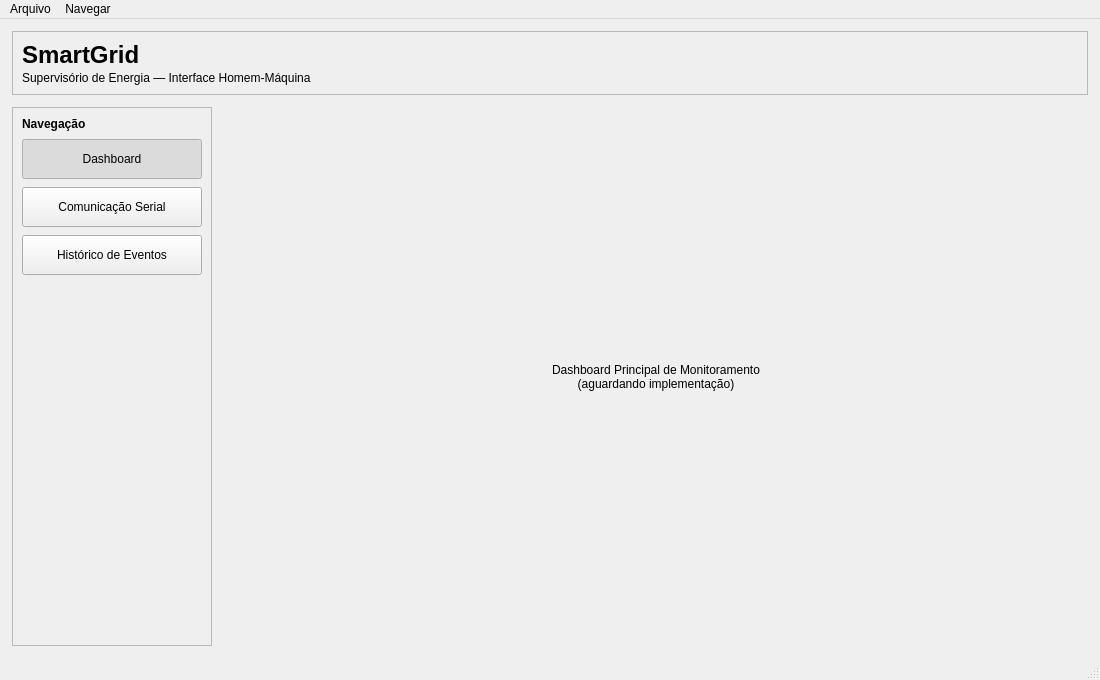
<?xml version="1.0" encoding="UTF-8"?>
<ui version="4.0">
 <class>MainWindow</class>
 <widget class="QMainWindow" name="MainWindow">
  <property name="geometry">
   <rect>
    <x>0</x>
    <y>0</y>
    <width>1100</width>
    <height>680</height>
   </rect>
  </property>
  <property name="minimumSize">
   <size>
    <width>900</width>
    <height>560</height>
   </size>
  </property>
  <property name="windowTitle">
   <string>SmartGrid — Supervisório de Energia</string>
  </property>
  <widget class="QWidget" name="centralwidget">
   <layout class="QVBoxLayout" name="layoutPrincipal">
    <property name="spacing">
     <number>12</number>
    </property>
    <property name="leftMargin">
     <number>12</number>
    </property>
    <property name="topMargin">
     <number>12</number>
    </property>
    <property name="rightMargin">
     <number>12</number>
    </property>
    <property name="bottomMargin">
     <number>12</number>
    </property>
    <item>
     <widget class="QFrame" name="frameCabecalho">
      <property name="frameShape">
       <enum>QFrame::Shape::StyledPanel</enum>
      </property>
      <property name="frameShadow">
       <enum>QFrame::Shadow::Raised</enum>
      </property>
      <layout class="QVBoxLayout" name="layoutCabecalho">
       <property name="spacing">
        <number>2</number>
       </property>
       <item>
        <widget class="QLabel" name="labelTitulo">
         <property name="font">
          <font>
           <pointsize>18</pointsize>
           <bold>true</bold>
          </font>
         </property>
         <property name="text">
          <string>SmartGrid</string>
         </property>
        </widget>
       </item>
       <item>
        <widget class="QLabel" name="labelSubtitulo">
         <property name="text">
          <string>Supervisório de Energia — Interface Homem-Máquina</string>
         </property>
        </widget>
       </item>
      </layout>
     </widget>
    </item>
    <item>
     <layout class="QHBoxLayout" name="layoutConteudo">
      <property name="spacing">
       <number>12</number>
      </property>
      <item>
       <widget class="QFrame" name="frameNavegacao">
        <property name="minimumSize">
         <size>
          <width>200</width>
          <height>0</height>
         </size>
        </property>
        <property name="maximumSize">
         <size>
          <width>220</width>
          <height>16777215</height>
         </size>
        </property>
        <property name="frameShape">
         <enum>QFrame::Shape::StyledPanel</enum>
        </property>
        <property name="frameShadow">
         <enum>QFrame::Shadow::Raised</enum>
        </property>
        <layout class="QVBoxLayout" name="layoutNavegacao">
         <property name="spacing">
          <number>8</number>
         </property>
         <item>
          <widget class="QLabel" name="labelNavegacao">
           <property name="font">
            <font>
             <bold>true</bold>
            </font>
           </property>
           <property name="text">
            <string>Navegação</string>
           </property>
          </widget>
         </item>
         <item>
          <widget class="QPushButton" name="botaoDashboard">
           <property name="minimumSize">
            <size>
             <width>0</width>
             <height>40</height>
            </size>
           </property>
           <property name="text">
            <string>Dashboard</string>
           </property>
           <property name="checkable">
            <bool>true</bool>
           </property>
           <property name="checked">
            <bool>true</bool>
           </property>
           <property name="autoExclusive">
            <bool>true</bool>
           </property>
          </widget>
         </item>
         <item>
          <widget class="QPushButton" name="botaoSerial">
           <property name="minimumSize">
            <size>
             <width>0</width>
             <height>40</height>
            </size>
           </property>
           <property name="text">
            <string>Comunicação Serial</string>
           </property>
           <property name="checkable">
            <bool>true</bool>
           </property>
           <property name="autoExclusive">
            <bool>true</bool>
           </property>
          </widget>
         </item>
         <item>
          <widget class="QPushButton" name="botaoHistorico">
           <property name="minimumSize">
            <size>
             <width>0</width>
             <height>40</height>
            </size>
           </property>
           <property name="text">
            <string>Histórico de Eventos</string>
           </property>
           <property name="checkable">
            <bool>true</bool>
           </property>
           <property name="autoExclusive">
            <bool>true</bool>
           </property>
          </widget>
         </item>
         <item>
          <spacer name="espacadorNavegacao">
           <property name="orientation">
            <enum>Qt::Orientation::Vertical</enum>
           </property>
           <property name="sizeHint" stdset="0">
            <size>
             <width>20</width>
             <height>40</height>
            </size>
           </property>
          </spacer>
         </item>
        </layout>
       </widget>
      </item>
      <item>
       <widget class="QStackedWidget" name="stackedPaginas">
        <property name="currentIndex">
         <number>0</number>
        </property>
        <widget class="QWidget" name="paginaDashboard">
         <layout class="QVBoxLayout" name="layoutPaginaDashboard">
          <item>
           <widget class="QLabel" name="labelPaginaDashboard">
            <property name="alignment">
             <set>Qt::AlignmentFlag::AlignCenter</set>
            </property>
            <property name="text">
             <string>Dashboard Principal de Monitoramento
(aguardando implementação)</string>
            </property>
           </widget>
          </item>
         </layout>
        </widget>
        <widget class="QWidget" name="paginaSerial">
         <layout class="QVBoxLayout" name="layoutPaginaSerial">
          <item>
           <widget class="QLabel" name="labelPaginaSerial">
            <property name="alignment">
             <set>Qt::AlignmentFlag::AlignCenter</set>
            </property>
            <property name="text">
             <string>Painel de Configuração da Comunicação Serial
(aguardando implementação)</string>
            </property>
           </widget>
          </item>
         </layout>
        </widget>
        <widget class="QWidget" name="paginaHistorico">
         <layout class="QVBoxLayout" name="layoutPaginaHistorico">
          <item>
           <widget class="QLabel" name="labelPaginaHistorico">
            <property name="alignment">
             <set>Qt::AlignmentFlag::AlignCenter</set>
            </property>
            <property name="text">
             <string>Histórico de Eventos e Registros
(aguardando implementação)</string>
            </property>
           </widget>
          </item>
         </layout>
        </widget>
       </widget>
      </item>
     </layout>
    </item>
   </layout>
  </widget>
  <widget class="QMenuBar" name="menubar">
   <property name="geometry">
    <rect>
     <x>0</x>
     <y>0</y>
     <width>1100</width>
     <height>22</height>
    </rect>
   </property>
   <widget class="QMenu" name="menuArquivo">
    <property name="title">
     <string>Arquivo</string>
    </property>
    <addaction name="actionSair"/>
   </widget>
   <widget class="QMenu" name="menuNavegar">
    <property name="title">
     <string>Navegar</string>
    </property>
    <addaction name="actionDashboard"/>
    <addaction name="actionSerial"/>
    <addaction name="actionHistorico"/>
   </widget>
   <addaction name="menuArquivo"/>
   <addaction name="menuNavegar"/>
  </widget>
  <widget class="QStatusBar" name="statusbar"/>
  <action name="actionSair">
   <property name="text">
    <string>Sair</string>
   </property>
   <property name="shortcut">
    <string>Ctrl+Q</string>
   </property>
  </action>
  <action name="actionDashboard">
   <property name="text">
    <string>Dashboard</string>
   </property>
   <property name="shortcut">
    <string>Ctrl+1</string>
   </property>
  </action>
  <action name="actionSerial">
   <property name="text">
    <string>Comunicação Serial</string>
   </property>
   <property name="shortcut">
    <string>Ctrl+2</string>
   </property>
  </action>
  <action name="actionHistorico">
   <property name="text">
    <string>Histórico de Eventos</string>
   </property>
   <property name="shortcut">
    <string>Ctrl+3</string>
   </property>
  </action>
 </widget>
 <resources/>
 <connections/>
</ui>
